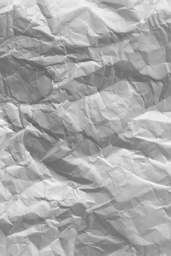
#> input picture lib/image/alpha_texture/inverted_crumpled_paper_alpha6.jpg, 171 x 256 px, shrunk from 2848 x 4272 before the run
$ python -i oneLeaf.py   (imports and definitions only)
#> lines starting #> are read from the running program, lines starting #| are printed output that depends on the picture
#> further down, picture is the input picture: PIL image 171x256 L; min 94, max 249, mean 169
#!/usr/bin/env python2
# -*- coding: utf-8 -*-
"""
Created on Mon Mar 13 09:53:52 2017

@author: po-hsuan
"""

#!/usr/bin/env python2
# -*- coding: utf-8 -*-
"""
Created on Fri Mar 10 10:26:06 2017

@author: po-hsuan
"""

'''
    create image with a leaf of shade on the input image.

    There are 8 possible direction of the shade gradient, and its

    sharpness and grey specturm can be adjusted by parameters of

    * apply black gradient* function.


    The shade layer is layed on the imput image by alpha_composite.


'''

from PIL import Image, ImageDraw
import numpy as np
import math
import random


''' Other functions---------------------------------------------------'''
def apply_black_gradient(input_im,
                         gradient = 1., initial_opacity=1.):
    """
    Applies a black gradient to the image, going from left to right.

    Arguments:
    ---------
        input_im: image object
            an image object to be applied the graindet

        mask : a transparency mask (mode'1') or matte(mode'L','RGBA')
            the gradient will be drawn in this mask

        slope : slope of the given grandient.

        gradient: float (default 1.)
            gradient of the gradient; should be non-negative;
            if gradient = 0., the image is black;
            if gradient = 1., the gradient smoothly varies over the full width;
            if gradient > 1., the gradient terminates before the end of the width;
        initial_opacity: float (default 1.)
            scales the initial opacity of the gradient (i.e. on the far left of the image);
            should be between 0. and 1.; values between 0.9-1. give good results
    """

    # get image to operate on

    if input_im.mode != 'RGBA':
        input_im = input_im.convert('RGBA')

    width, height = input_im.size

    # create a gradient that
    # starts at full opacity * initial_value
    # decrements opacity by gradient * x / width
    alpha_gradient = Image.new('L', (width, 1), color = 0 )
    for x in range(width):
        a = int((initial_opacity * 255.) * (1. - gradient * float(x)/width))
        if a > 0:
            alpha_gradient.putpixel((x, 0), a)
        else:
            alpha_gradient.putpixel((x, 0), 0)
        # print '{}, {:.2f}, {}'.format(x, float(x) / width, a)
    alpha = alpha_gradient.resize(input_im.size)

    return alpha


#if __name__ == '__main__':

def draw_shade(input_img)  :
    '''
    Draw one leaf of shade on the input image.

    '''

#    temp = Image.open('./templates/03p.png')
    temp = input_img
    if temp.mode != 'RGBA':
        temp.convert('RGBA')

    temp_w= temp.size[0]
#> temp_w = 171
    temp_h= temp.size[1]
#> temp_h = 256

    screen = Image.new('RGBA', (4*temp_w, 4*temp_h), color = (256,256,256,256 ))
#> screen: PIL image 684x1024 RGBA; every value is 255
    screen_alpha = Image.new('L', screen.size, color=0)
#> screen_alpha: PIL image 684x1024 L; every value is 0
    screen_w = screen.size[0]
#> screen_w = 684
    screen_h = screen.size[1]
#> screen_h = 1024

    num_leaf = 1
    leaf_pos_center =(screen_w/2 - temp_w/2 ,screen_h/2 - temp_h/2)
#> leaf_pos_center = (256.5, 384)
    leaf_pos_shift_dict={'UL':( -1, -1),
                         'UR':( +1, -1),
                         'DL':( -1, +1),
                         'DR':( +1, +1),
                         'TL':( -1,  0),
                         'TR':( +1,  0),
                         'TU':(  0, -1),
                         'TD':(  0, +1)}

#    leaf_name_dict = ['UL', 'UR', 'DL', 'DR', 'TL', 'TR', 'TU', 'TD']
    leaf_name_dict = ['UL','UR','DL','DR','TL', 'TR', 'TU', 'TD']

    leaf_rotation_angle_base = { 'UL': 0, 'UR':0, 'DL': 90, 'DR': 90, 'TL': 45, 'TR': 45, 'TU': -45, 'TD': -45 }
    leaf_flip_base = { 'UL': None, 'UR': Image.FLIP_LEFT_RIGHT, 'DL': None, 'DR': Image.FLIP_LEFT_RIGHT, 'TL': None, 'TR': Image.FLIP_LEFT_RIGHT, 'TU': None, 'TD': Image.FLIP_TOP_BOTTOM }

    leaf_draw_list = random.sample( leaf_name_dict, num_leaf)

#    leaf_draw_list = ['UL']

    for i in leaf_draw_list:

        leaf = Image.new('RGBA', (int(4*temp_w), int(4*temp_h)), color =0 )

        step = np.random.uniform(1.,2.5,1)
        leaf = apply_black_gradient(leaf, step , 0.9 )

        # rotation angle of the gradient leaf. positive when rotate clockwise.
        rotation_angle = -45 + leaf_rotation_angle_base[i]
        print(i)

        leaf = leaf.rotate(rotation_angle, expand =0)

        if leaf_flip_base[i] != None :
            leaf = leaf.transpose(leaf_flip_base[i])
        leaf_pos = ( 0, 0)
        # paste leaf at the side
        screen_alpha.paste(leaf, leaf_pos)
#> this loop made 1 pass
#> pass 1, in apply_black_gradient, `alpha = alpha_gradient.resize(input_im.size)`:
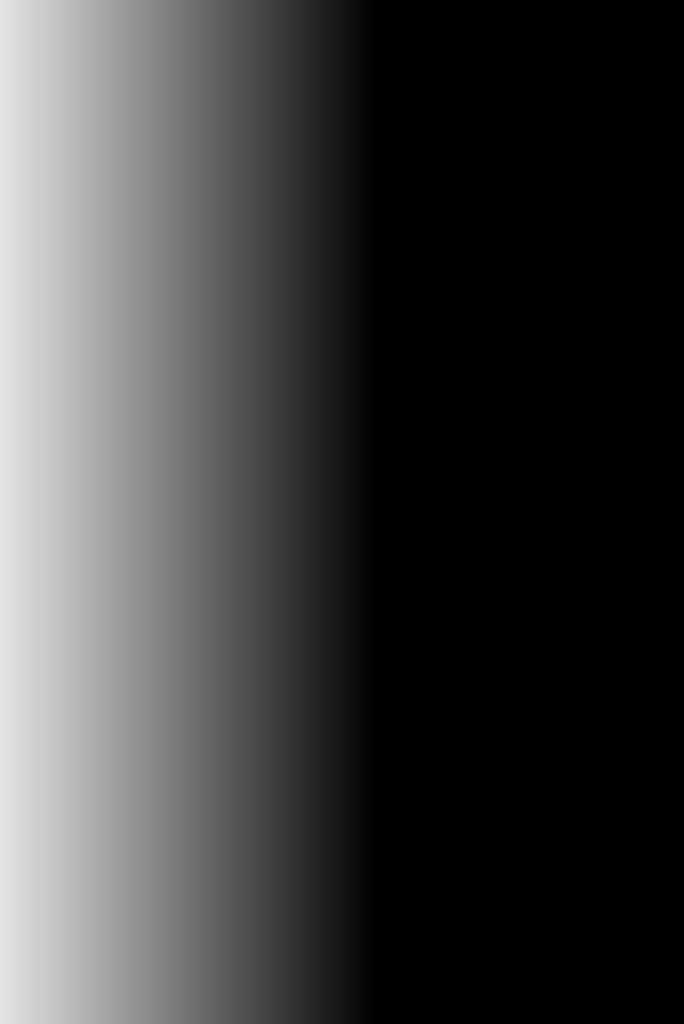
#> alpha: PIL image 684x1024 L; min 0, max 229, mean 62.8
#> pass 1, in draw_shade, `leaf = leaf.rotate(rotation_angle, expand =0)`:
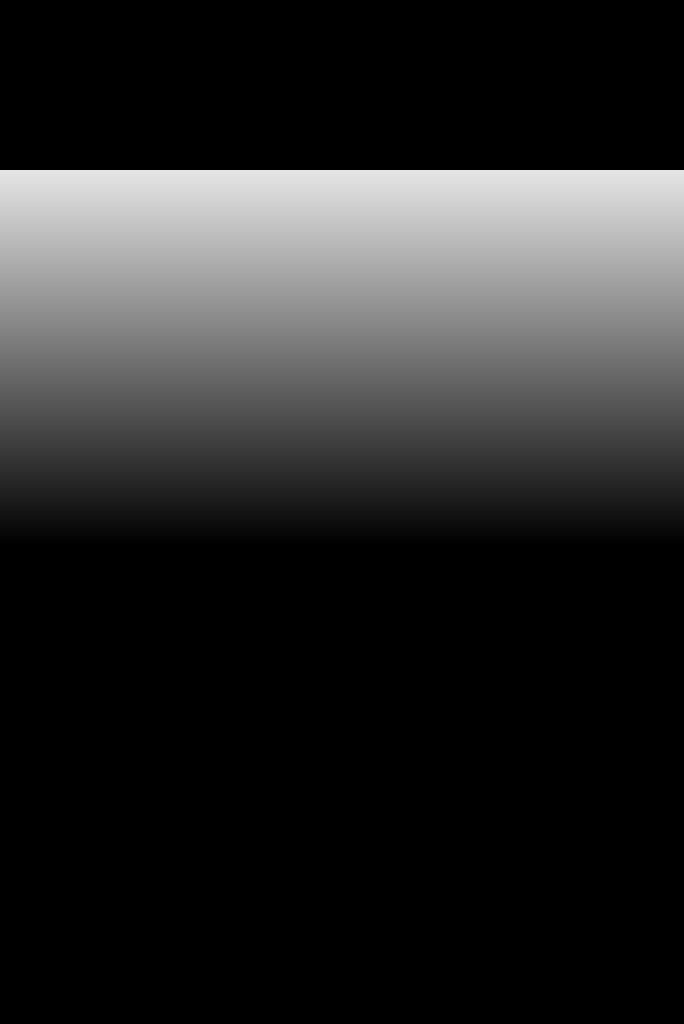
#> leaf: PIL image 684x1024 L; min 0, max 229, mean 42

    # create black image, apply gradient
    mask = Image.new('RGBA', screen.size, color=0) # i.e. black
    mask.putalpha(screen_alpha)
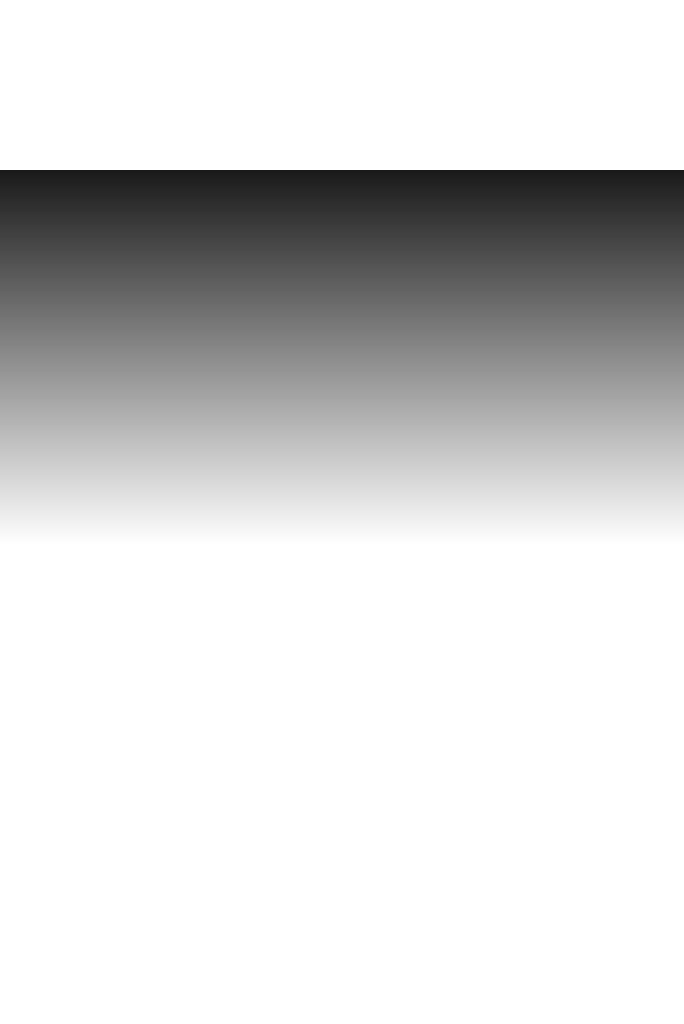
#> mask: PIL image 684x1024 RGBA; mean R, G, B, A 0, 0, 0, 42; transparent parts drawn white

    # paste template at the center of the screen
    screen.paste(temp,( screen_w/2 - temp_w/2, screen_h/2 - temp_h/2))
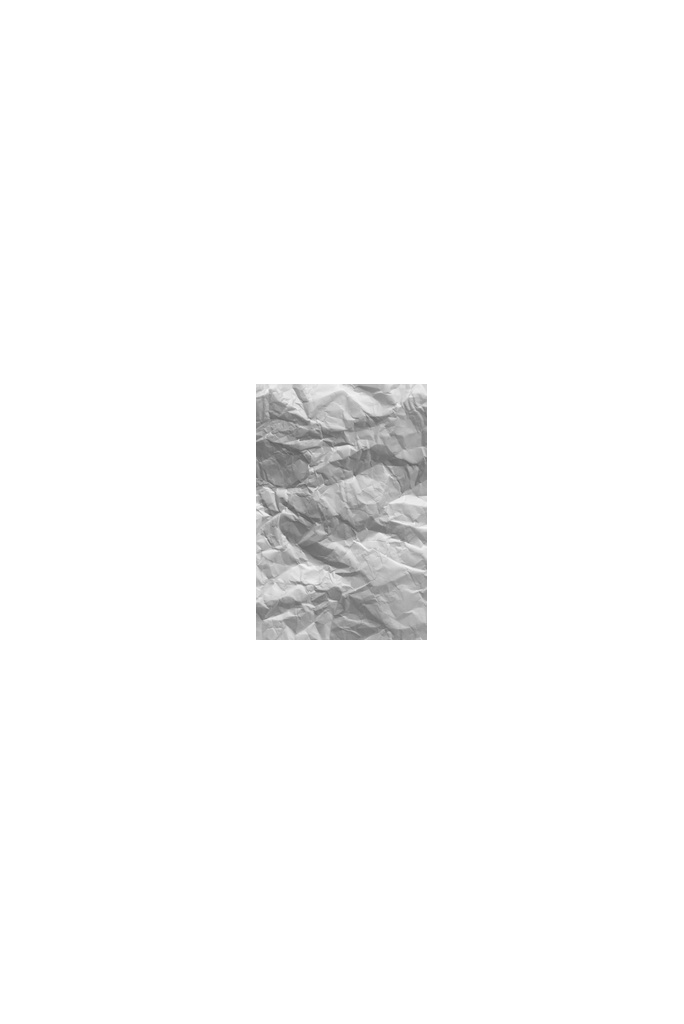
#> screen: PIL image 684x1024 RGBA; mean R, G, B, A 249.6, 249.6, 249.6, 255
    screen = Image.alpha_composite(screen, mask)
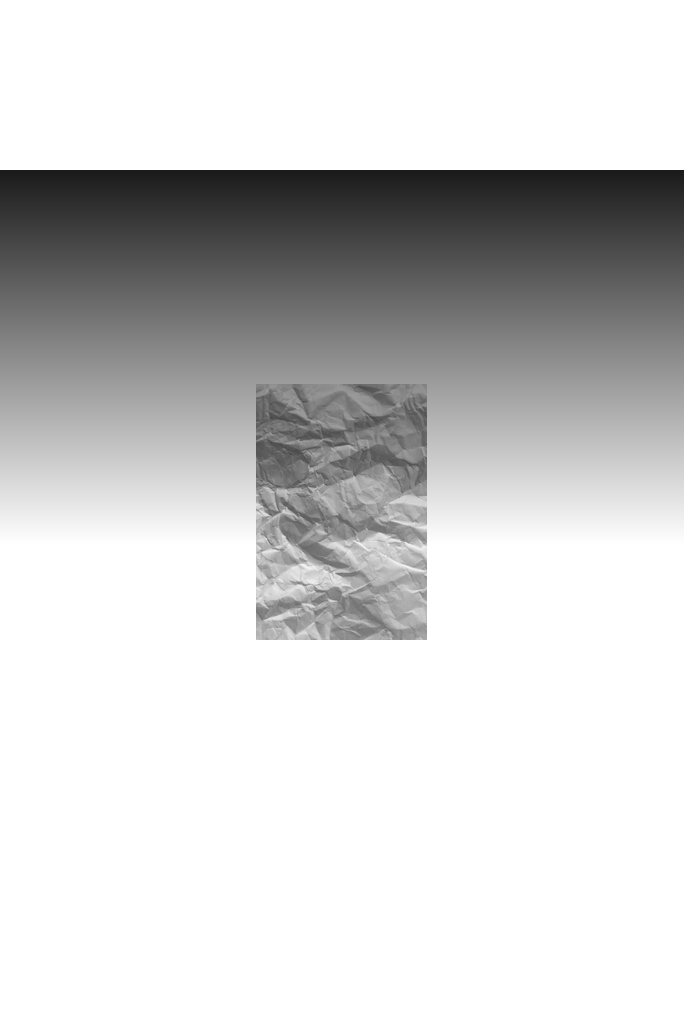
#> screen: PIL image 684x1024 RGBA; mean R, G, B, A 208.3, 208.3, 208.3, 255
    cropbox = (screen_w/2 - temp_w/2, screen_h/2 - temp_h/2, screen_w/2 + temp_w/2, screen_h/2 + temp_h/2)
#> cropbox = (256.5, 384, 427.5, 640)
    output_img = screen.crop(cropbox)
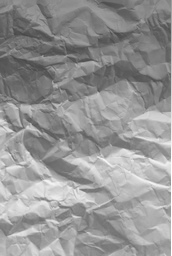
#> output_img: PIL image 172x256 RGBA; mean R, G, B, A 148.8, 148.8, 148.8, 255

    return output_img

>>> from PIL import Image
>>> picture = Image.open('alpha_texture/inverted_crumpled_paper_alpha6.jpg')
>>> result = draw_shade(picture)

$ run again, on lib/image/alpha_texture/inverted_scratch_alpha.jpg
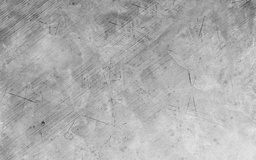
#> input picture lib/image/alpha_texture/inverted_scratch_alpha.jpg, 256 x 160 px, shrunk from 1920 x 1200 before the run
#> picture is the input picture: PIL image 256x160 L; min 45, max 233, mean 173.6
#> screen_alpha: PIL image 1024x640 L; every value is 0
#> in draw_shade, `screen = Image.alpha_composite(screen, mask)`:
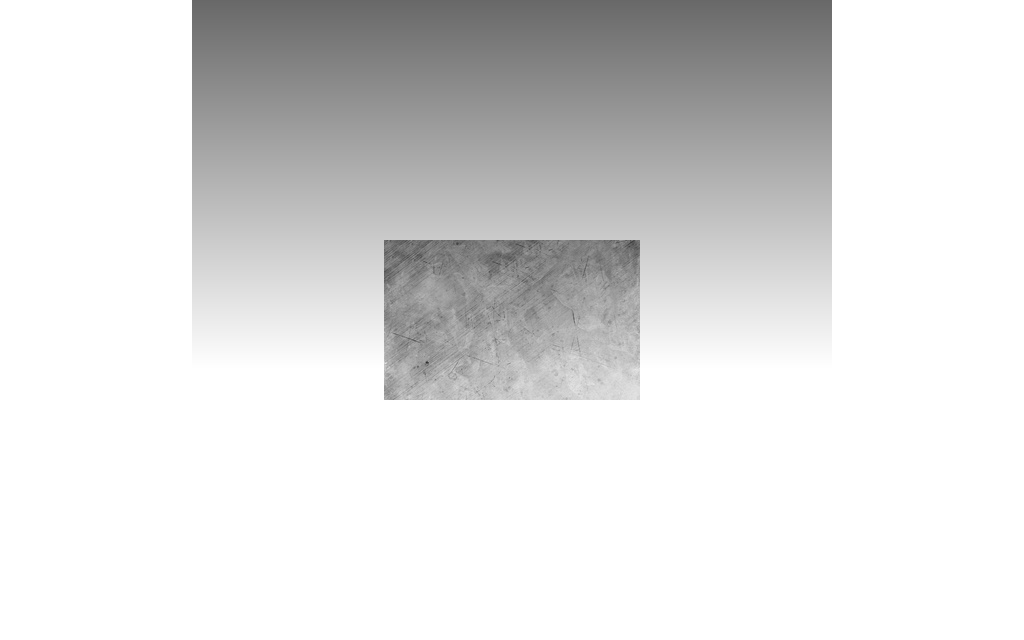
#> screen: PIL image 1024x640 RGBA; mean R, G, B, A 223.2, 223.2, 223.2, 255
#> in draw_shade, `output_img = screen.crop(cropbox)`:
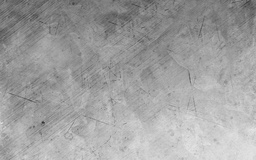
#> output_img: PIL image 256x160 RGBA; mean R, G, B, A 160.1, 160.1, 160.1, 255

$ run again, on lib/image/alpha_texture/inverted_scratch_alpha2.jpg
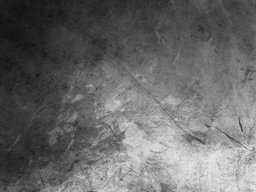
#> input picture lib/image/alpha_texture/inverted_scratch_alpha2.jpg, 256 x 192 px, shrunk from 1600 x 1200 before the run
#> picture is the input picture: PIL image 256x192 L; min 10, max 233, mean 104.6
#> screen_alpha: PIL image 1024x768 L; every value is 0
#> the loop in draw_shade, `for i in leaf_draw_list: ` made 1 pass
#> pass 1, in draw_shade, `leaf = leaf.rotate(rotation_angle, expand =0)`:
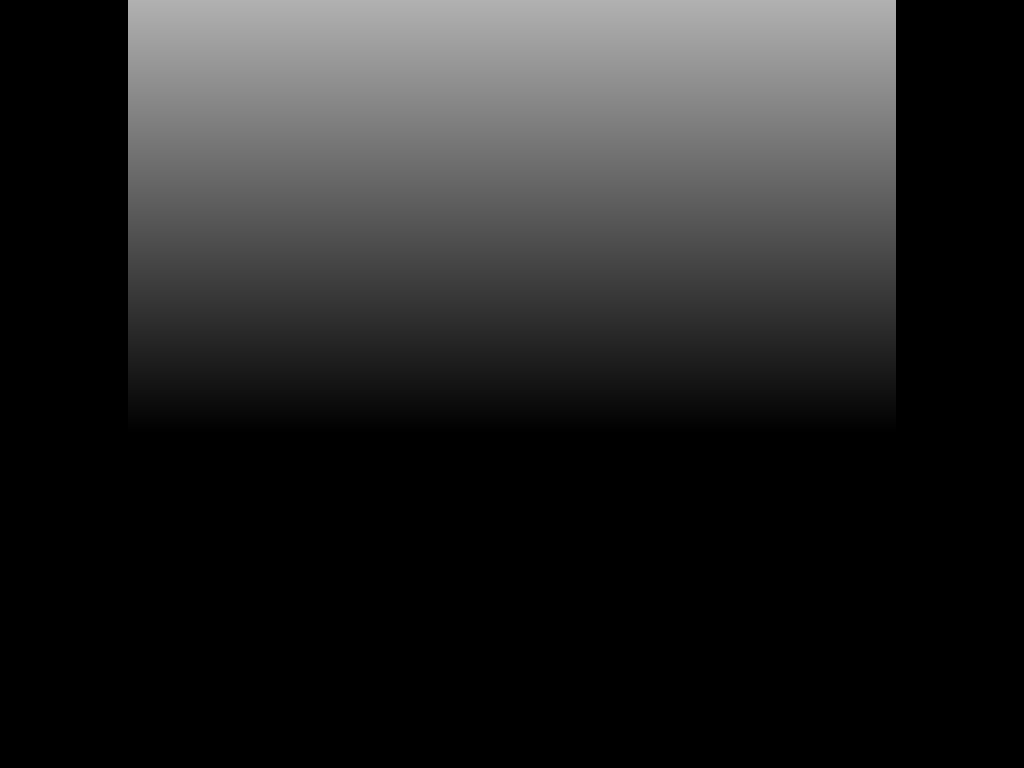
#> leaf: PIL image 1024x768 L; min 0, max 177, mean 37.4
#> in draw_shade, `screen = Image.alpha_composite(screen, mask)`:
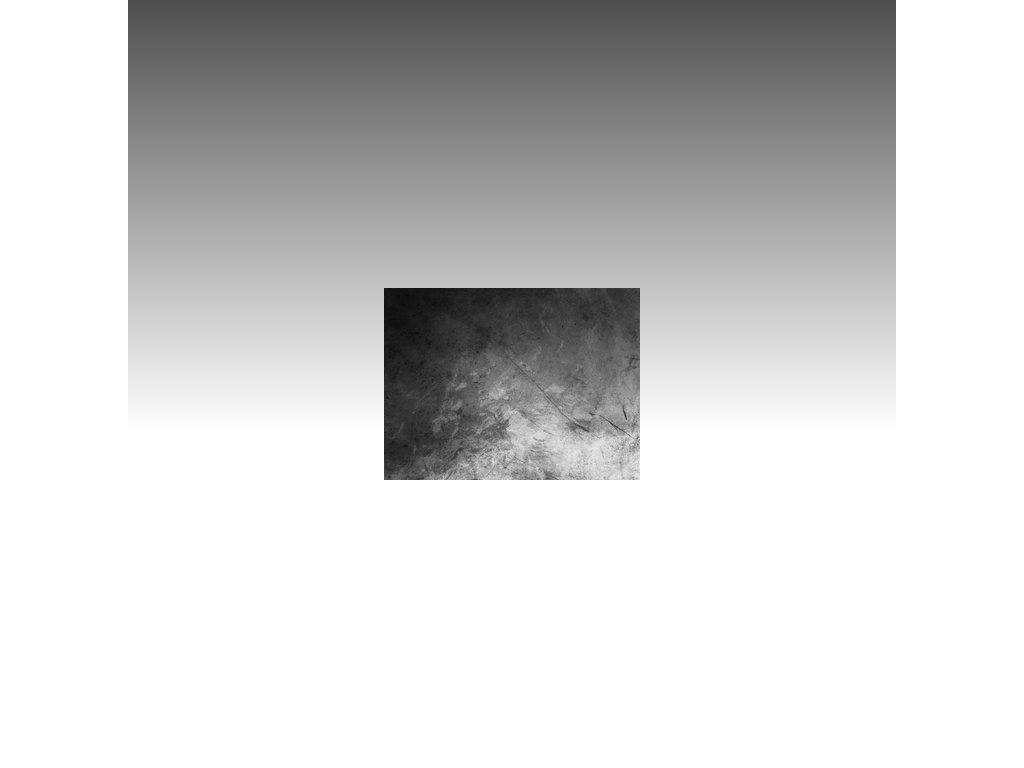
#> screen: PIL image 1024x768 RGBA; mean R, G, B, A 209.2, 209.2, 209.2, 255
